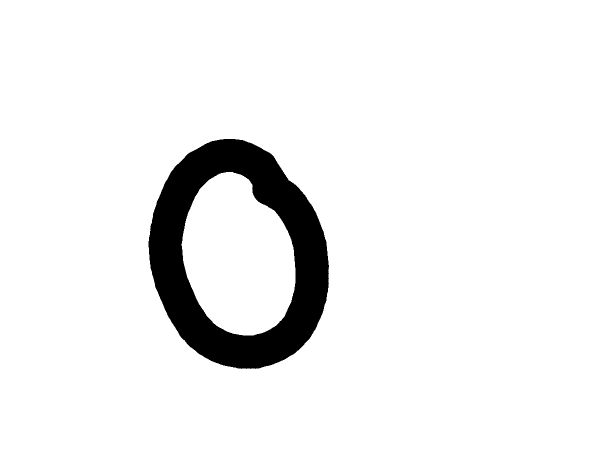
#> input picture EX5_Perceptron_vs_Multilayer_Perceptron/dataset/Img/img001-015.png, 1200 x 900 px, given in place of img001-001.png, which was not available (shown at 1/2 size)
$ jupyter execute --allow-errors PerceptronVSmultilayerPerceptron.ipynb
#> lines starting #> are read from the running program, lines starting #| are printed output that depends on the picture; after the words box and inside, x2 and y2 are one past the last pixel; in counts of white or black regions, pixels touching at a corner belong together; pictures that were not available may be replaced by others from this repository, and a replacement may not be noted
[cell 1]
import pandas as pd

[cell 2]
df = pd.read_csv("dataset/english.csv")
#> (reads EX5_Perceptron_vs_Multilayer_Perceptron/dataset/english.csv from the repository)


print(df.head())
print("Total samples:", len(df))

[cell 3]
print(df.columns)

[cell 4]
image_paths = df['image'].values
labels = df['label'].values

print("Total:", len(image_paths))

[cell 5]
import os
from PIL import Image
import matplotlib.pyplot as plt

sample_path = os.path.join("dataset", image_paths[0])
img = Image.open(sample_path)
#> img is the input picture: PIL image 1200x900 RGB; 93.3% white; 1 black region, box (x1, y1, x2, y2) and area: (297, 278, 658, 738) 71940

print("Size:", img.size)
#| Size: (1200, 900)
print("Mode:", img.mode)
#| Mode: RGB
#> `img = img.resize((28, 28))`:
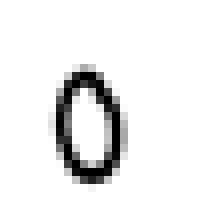
#> img: PIL image 28x28 L (shown 8 times larger); min 0, max 255, mean 237.8
#> `img_array = img_array.flatten()`: img_array = 784 values, max 1 at index 0, min 0 at index 262, mean 0.933
#> pass 2 of the loop `for path, label in zip(image_paths, labels):`:
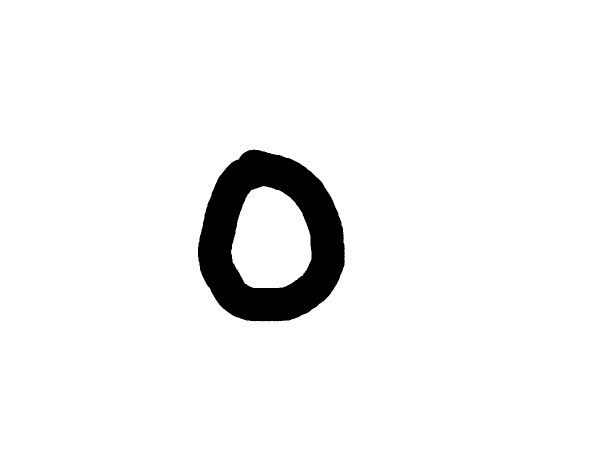
#> input picture EX5_Perceptron_vs_Multilayer_Perceptron/dataset/Img/img001-028.png, 1200 x 900 px, given in place of img001-002.png, which was not available (shown at 1/2 size)
#> img is the input picture: PIL image 1200x900 RGB; 95.1% white; 1 black region, box (x1, y1, x2, y2) and area: (396, 299, 690, 643) 52973
#> `img = img.resize((28, 28))`:
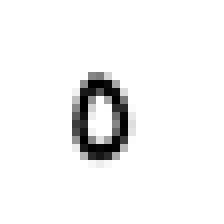
#> img: PIL image 28x28 L (shown 8 times larger); min 0, max 255, mean 242.3
#> `img_array = img_array.flatten()`: img_array = 784 values, max 1 at index 0, min 0 at index 291, mean 0.95

plt.imshow(img, cmap='gray')
plt.title(f"Label: {labels[0]}")
plt.axis("off")

[cell 6]
import numpy as np
from PIL import Image
import os

X = [] #image array
y = [] #labels

#> (the rest of this cell did not finish here and is left out)

[cell 7]
from sklearn.model_selection import train_test_split

# train 70%, temp 30%
X_train, X_temp, y_train, y_temp = train_test_split(
    X, y, test_size=0.30, random_state=42, stratify=y
)
#> X_train = 2 items; X_temp = 1 item; y_train = ['0', '0']; y_temp = ['0']

# val 15%, test 15%
#> (the rest of this cell did not finish here and is left out)

[cell 8]
import numpy as np

class Perceptron:
    def __init__(self, lr=0.01, epochs=10):
        self.lr = lr
        self.epochs = epochs

    def fit(self, X, y):
        n_samples, n_features = X.shape

        self.w = np.zeros(n_features)
        self.b = 0

        # convert labels to {-1, +1}
        y_ = np.where(y > 0, 1, -1)

        for _ in range(self.epochs):
            for i in range(n_samples):
                linear_output = np.dot(X[i], self.w) + self.b
                y_pred = 1 if linear_output >= 0 else -1

                if y_[i] * y_pred <= 0:
                    self.w += self.lr * y_[i] * X[i]
                    self.b += self.lr * y_[i]

    def predict(self, X):
        linear_output = np.dot(X, self.w) + self.b
        return np.where(linear_output >= 0, 1, 0)

[cell 9]
class MulticlassPerceptron:
    def __init__(self, lr=0.01, epochs=10):
        self.lr = lr
        self.epochs = epochs
        self.models = {}
        self.classes = None

    def fit(self, X, y):
        self.classes = np.unique(y)

        for cls in self.classes:
            print(f"Training perceptron for class {cls}")

            # binary labels for this class
            y_binary = np.where(y == cls, 1, 0)

            model = Perceptron(lr=self.lr, epochs=self.epochs)
            model.fit(X, y_binary)

            self.models[cls] = model
#> this loop made 1 pass
#> (cls, y_binary) on pass 1: ('0', 0)
#| Training perceptron for class 0
#> after the loop, self.models = 0 items

    def predict(self, X):
        scores = []

        for cls in self.classes:
            model = self.models[cls]
            score = np.dot(X, model.w) + model.b
            scores.append(score)

        scores = np.array(scores)
        preds = self.classes[np.argmax(scores, axis=0)]
        return preds

[cell 10]
pla = MulticlassPerceptron(lr=0.01, epochs=10)
#> (the rest of this cell did not finish here and is left out)

[cell 11]
from sklearn.metrics import accuracy_score, classification_report

#> (the rest of this cell did not finish here and is left out)

[cell 12]
from sklearn.preprocessing import OneHotEncoder

encoder = OneHotEncoder(sparse_output=False)

#> (the rest of this cell did not finish here and is left out)

[cell 13]
from sklearn.neural_network import MLPClassifier

mlp = MLPClassifier(
    hidden_layer_sizes=(128,),
    activation='relu',
    solver='adam',
    learning_rate_init=0.001,
    batch_size=64,
    max_iter=200,
    random_state=42,
    verbose=True
)

mlp.fit(X_train, y_train)
#> (printed output is left out)

[cell 14]
from sklearn.metrics import accuracy_score

#> (the rest of this cell did not finish here and is left out)

[cell 15]
print("Unique labels:", len(set(y_train)))
#| Unique labels: 1
print("Sample labels:", y_train[:20])
#| Sample labels: ['0', '0']
#> (the rest of this cell did not finish here and is left out)
